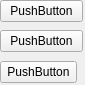
<?xml version="1.0" encoding="UTF-8"?>
<ui version="4.0">
 <class>TestWidget</class>
 <widget class="QWidget" name="TestWidget">
  <property name="geometry">
   <rect>
    <x>0</x>
    <y>0</y>
    <width>85</width>
    <height>85</height>
   </rect>
  </property>
  <property name="sizePolicy">
   <sizepolicy hsizetype="Minimum" vsizetype="Minimum">
    <horstretch>0</horstretch>
    <verstretch>0</verstretch>
   </sizepolicy>
  </property>
  <property name="windowTitle">
   <string>Form</string>
  </property>
  <widget class="QWidget" name="">
   <property name="geometry">
    <rect>
     <x>0</x>
     <y>0</y>
     <width>83</width>
     <height>83</height>
    </rect>
   </property>
   <layout class="QGridLayout" name="gridLayout">
    <item row="3" column="0">
     <widget class="QPushButton" name="pushButton_3">
      <property name="text">
       <string>PushButton</string>
      </property>
     </widget>
    </item>
    <item row="0" column="0" colspan="2">
     <widget class="QPushButton" name="pushButton">
      <property name="text">
       <string>PushButton</string>
      </property>
     </widget>
    </item>
    <item row="1" column="0" rowspan="2" colspan="2">
     <widget class="QPushButton" name="pushButton_2">
      <property name="text">
       <string>PushButton</string>
      </property>
     </widget>
    </item>
   </layout>
  </widget>
 </widget>
 <resources/>
 <connections/>
</ui>
